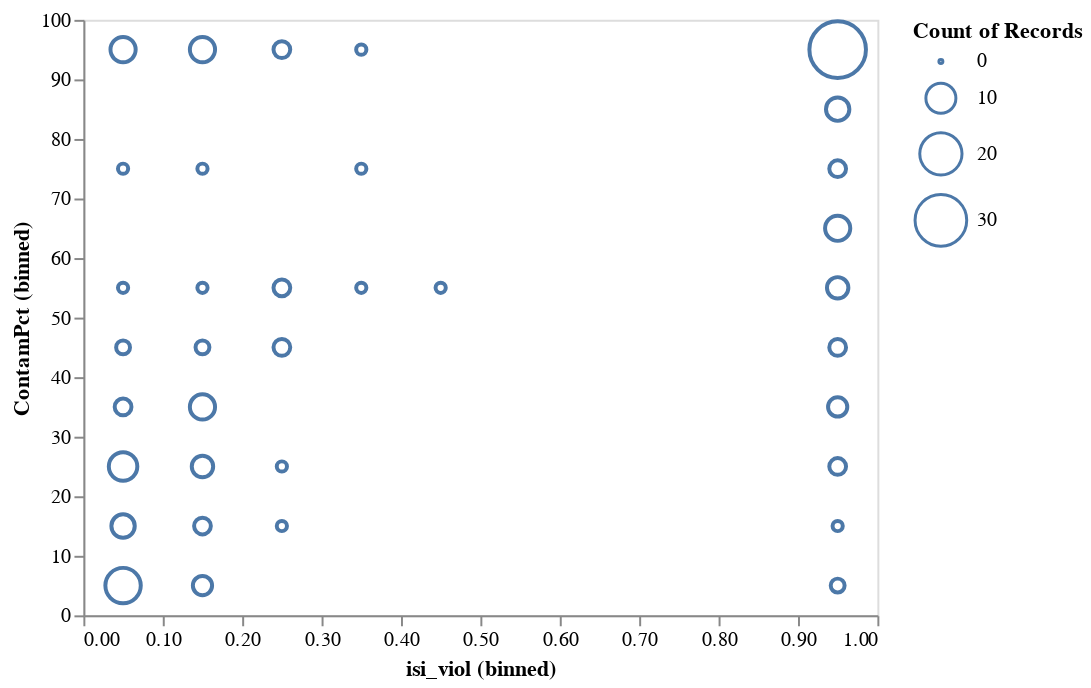

Notebook source saved alongside this figure:
### Code cell
alt.Chart(
    df_1[df_1['fr'] >= 0.5]
).mark_point().encode(
    x = alt.X('isi_viol', bin=True),
    y = alt.Y('ContamPct', bin=True),
    size='count()'
)

### Figure 1 — Vega-Lite specification as saved in the notebook (floating-point values rounded to 4 significant figures; data arrays with more than 128 entries replaced by an {"elided": "..."} marker saying what was removed)
{"config": {"view": {"continuousWidth": 400, "continuousHeight": 300}}, "data": {"name": "data-bb5770a653202e4a09ea0965ca087aa3"}, "mark": "point", "encoding": {"size": {"type": "quantitative", "aggregate": "count"}, "x": {"type": "quantitative", "bin": true, "field": "isi_viol"}, "y": {"type": "quantitative", "bin": true, "field": "ContamPct"}}, "$schema": "https://vega.github.io/schema/vega-lite/v4.8.1.json", "datasets": {"data-bb5770a653202e4a09ea0965ca087aa3": {"elided": "158 records"}}}
